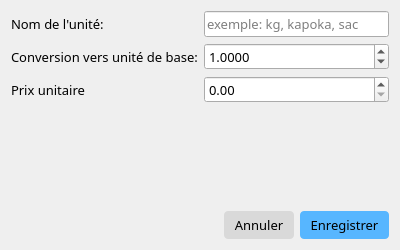
<?xml version="1.0" encoding="UTF-8"?>
<ui version="4.0">
 <class>GestionUniteVenteDialog</class>
 <widget class="QDialog" name="GestionUniteVenteDialog">
  <property name="geometry">
   <rect>
    <x>0</x>
    <y>0</y>
    <width>400</width>
    <height>250</height>
   </rect>
  </property>
  <property name="windowTitle">
   <string>Ajouter / modifier un unité</string>
  </property>
  <layout class="QVBoxLayout" name="verticalLayout">
   <item>
    <layout class="QFormLayout" name="formLayout">
     <item row="0" column="0">
      <widget class="QLabel" name="label_nom_unite">
       <property name="font">
        <font>
         <family>Outfit</family>
         <pointsize>10</pointsize>
        </font>
       </property>
       <property name="text">
        <string>Nom de l'unité:</string>
       </property>
      </widget>
     </item>
     <item row="0" column="1">
      <widget class="QLineEdit" name="input_nom_unite">
       <property name="font">
        <font>
         <family>Outfit</family>
         <pointsize>10</pointsize>
        </font>
       </property>
       <property name="placeholderText">
        <string>exemple: kg, kapoka, sac </string>
       </property>
      </widget>
     </item>
     <item row="1" column="0">
      <widget class="QLabel" name="label_facteur_conversion">
       <property name="font">
        <font>
         <family>Outfit</family>
         <pointsize>10</pointsize>
        </font>
       </property>
       <property name="toolTip">
        <string>How many base units are in this selling unit? (e.g., if base is Kg and this unit is 'Gram', factor is 0.001. If this unit is '5 Kg Bag', factor is 5)</string>
       </property>
       <property name="text">
        <string>Conversion vers unité de base:</string>
       </property>
      </widget>
     </item>
     <item row="1" column="1">
      <widget class="QDoubleSpinBox" name="spin_box_conversion_unite_base">
       <property name="font">
        <font>
         <family>Outfit</family>
         <pointsize>10</pointsize>
        </font>
       </property>
       <property name="toolTip">
        <string>How many base units are in this selling unit? (e.g., if base is Kg and this unit is 'Gram', factor is 0.001. If this unit is '5 Kg Bag', factor is 5)</string>
       </property>
       <property name="decimals">
        <number>4</number>
       </property>
       <property name="minimum">
        <double>0.000100000000000</double>
       </property>
       <property name="maximum">
        <double>999999999.000000000000000</double>
       </property>
       <property name="singleStep">
        <double>0.010000000000000</double>
       </property>
       <property name="value">
        <double>1.000000000000000</double>
       </property>
      </widget>
     </item>
     <item row="2" column="0">
      <widget class="QLabel" name="label_prix_par_unite">
       <property name="font">
        <font>
         <family>Outfit</family>
         <pointsize>10</pointsize>
        </font>
       </property>
       <property name="text">
        <string>Prix unitaire</string>
       </property>
      </widget>
     </item>
     <item row="2" column="1">
      <widget class="QDoubleSpinBox" name="spin_box_prix_unitaire">
       <property name="font">
        <font>
         <family>Outfit</family>
         <pointsize>10</pointsize>
        </font>
       </property>
       <property name="decimals">
        <number>2</number>
       </property>
       <property name="maximum">
        <double>999999999.000000000000000</double>
       </property>
      </widget>
     </item>
    </layout>
   </item>
   <item>
    <spacer name="verticalSpacer">
     <property name="font">
      <font>
       <family>Outfit</family>
       <pointsize>10</pointsize>
      </font>
     </property>
     <property name="orientation">
      <enum>Qt::Vertical</enum>
     </property>
     <property name="sizeHint" stdset="0">
      <size>
       <width>20</width>
       <height>109</height>
      </size>
     </property>
    </spacer>
   </item>
   <item>
    <layout class="QHBoxLayout" name="horizontalLayout">
     <item>
      <spacer name="horizontalSpacer">
       <property name="orientation">
        <enum>Qt::Horizontal</enum>
       </property>
       <property name="sizeHint" stdset="0">
        <size>
         <width>40</width>
         <height>20</height>
        </size>
       </property>
      </spacer>
     </item>
     <item>
      <widget class="QPushButton" name="bouton_annuler">
       <property name="font">
        <font>
         <family>Outfit</family>
         <pointsize>10</pointsize>
        </font>
       </property>
       <property name="cursor">
        <cursorShape>PointingHandCursor</cursorShape>
       </property>
       <property name="styleSheet">
        <string notr="true">QPushButton {background-color:   rgb(217, 217, 217);  
padding: 5px 10px; border: none; border-radius: 4px;}</string>
       </property>
       <property name="text">
        <string>Annuler</string>
       </property>
      </widget>
     </item>
     <item>
      <widget class="QPushButton" name="bouton_enregistrer">
       <property name="font">
        <font>
         <family>Outfit</family>
         <pointsize>10</pointsize>
        </font>
       </property>
       <property name="cursor">
        <cursorShape>PointingHandCursor</cursorShape>
       </property>
       <property name="styleSheet">
        <string notr="true">QPushButton {background-color:  rgb(87, 182, 255);  
padding: 5px 10px; border: none; border-radius: 4px;}</string>
       </property>
       <property name="text">
        <string>Enregistrer</string>
       </property>
      </widget>
     </item>
    </layout>
   </item>
  </layout>
 </widget>
 <resources/>
 <connections/>
</ui>
